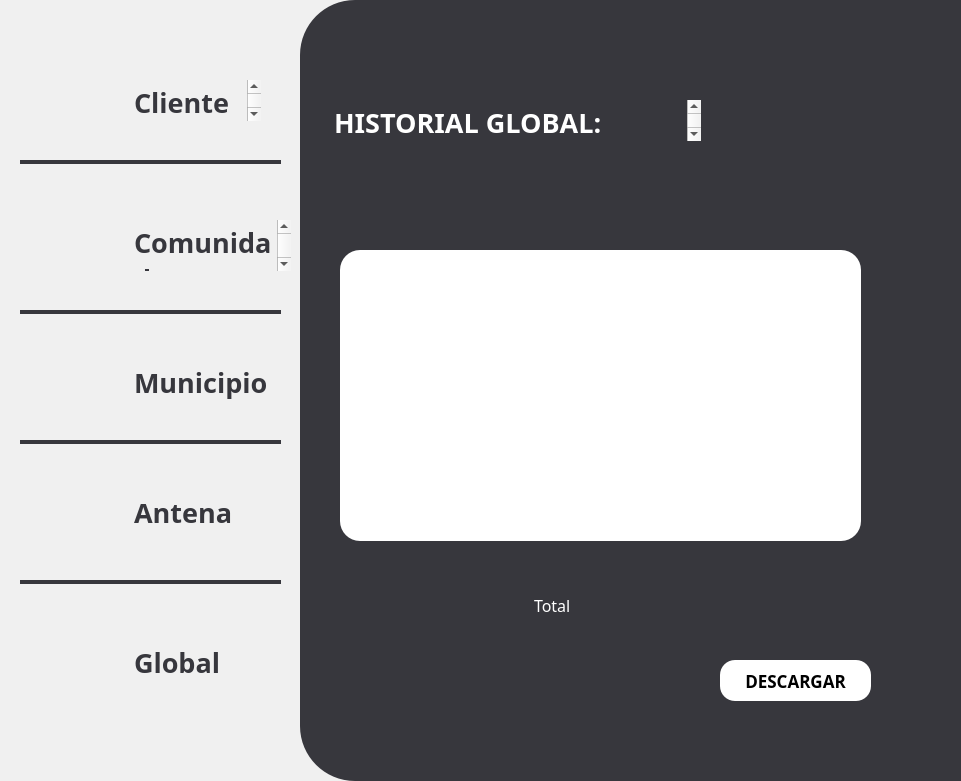
  <widget class="QFrame" name="frame_white">
   <property name="geometry">
    <rect>
     <x>340</x>
     <y>0</y>
     <width>961</width>
     <height>781</height>
    </rect>
   </property>
   <property name="styleSheet">
    <string notr="true">QFrame {
    border: none;       /* Color y grosor del borde */
    border-radius: 55px;          /* Radio de las esquinas */
    background-color: #f0f0f0;    /* Color de fondo */
    margin: 0px;                  /* Margen externo a 0 */
    padding: 0px;                 /* Espaciado interno a 0 */
}

</string>
   </property>
   <property name="frameShape">
    <enum>QFrame::StyledPanel</enum>
   </property>
   <property name="frameShadow">
    <enum>QFrame::Raised</enum>
   </property>
   <widget class="QFrame" name="frame_white_grey">
    <property name="geometry">
     <rect>
      <x>300</x>
      <y>0</y>
      <width>961</width>
      <height>781</height>
     </rect>
    </property>
    <property name="styleSheet">
     <string notr="true">QFrame {
    border: none;       /* Color y grosor del borde */
    border-radius: 55px;          /* Radio de las esquinas */
    background-color: #37373d;    /* Color de fondo */
    margin: 0px;                  /* Margen externo a 0 */
    padding: 0px;                 /* Espaciado interno a 0 */
}

</string>
    </property>
    <property name="frameShape">
     <enum>QFrame::StyledPanel</enum>
    </property>
    <property name="frameShadow">
     <enum>QFrame::Raised</enum>
    </property>
    <widget class="QTextBrowser" name="InfoPago">
     <property name="geometry">
      <rect>
       <x>30</x>
       <y>100</y>
       <width>371</width>
       <height>41</height>
      </rect>
     </property>
     <property name="sizePolicy">
      <sizepolicy hsizetype="Expanding" vsizetype="Expanding">
       <horstretch>0</horstretch>
       <verstretch>0</verstretch>
      </sizepolicy>
     </property>
     <property name="font">
      <font>
       <family>Montserrat</family>
      </font>
     </property>
     <property name="toolTipDuration">
      <number>-1</number>
     </property>
     <property name="autoFillBackground">
      <bool>false</bool>
     </property>
     <property name="styleSheet">
      <string notr="true">QTextBrowser {
    background: transparent;  /* Quitar el fondo */
	color:#FFFFFF;
    border: none;             /* Quitar el borde */
	margin: 0;                /* Eliminar márgenes */
}</string>
     </property>
     <property name="html">
      <string>&lt;!DOCTYPE HTML PUBLIC &quot;-//W3C//DTD HTML 4.0//EN&quot; &quot;http://www.w3.org/TR/REC-html40/strict.dtd&quot;&gt;
&lt;html&gt;&lt;head&gt;&lt;meta name=&quot;qrichtext&quot; content=&quot;1&quot; /&gt;&lt;style type=&quot;text/css&quot;&gt;
p, li { white-space: pre-wrap; }
&lt;/style&gt;&lt;/head&gt;&lt;body style=&quot; font-family:'Montserrat'; font-size:8.25pt; font-weight:400; font-style:normal;&quot;&gt;
&lt;p style=&quot; margin-top:0px; margin-bottom:0px; margin-left:0px; margin-right:0px; -qt-block-indent:0; text-indent:0px;&quot;&gt;&lt;span style=&quot; font-family:'MS Shell Dlg 2'; font-size:20pt; font-weight:600;&quot;&gt;HISTORIAL GLOBAL:&lt;/span&gt;&lt;/p&gt;&lt;/body&gt;&lt;/html&gt;</string>
     </property>
    </widget>
    <widget class="QTextBrowser" name="MontoText">
     <property name="geometry">
      <rect>
       <x>230</x>
       <y>590</y>
       <width>81</width>
       <height>41</height>
      </rect>
     </property>
     <property name="sizePolicy">
      <sizepolicy hsizetype="Expanding" vsizetype="Expanding">
       <horstretch>0</horstretch>
       <verstretch>0</verstretch>
      </sizepolicy>
     </property>
     <property name="font">
      <font>
       <family>Montserrat</family>
       <pointsize>5</pointsize>
      </font>
     </property>
     <property name="toolTipDuration">
      <number>-1</number>
     </property>
     <property name="autoFillBackground">
      <bool>false</bool>
     </property>
     <property name="styleSheet">
      <string notr="true">QTextBrowser {
    background: transparent;  /* Quitar el fondo */
	color:#FFFFFF;
    border: none;             /* Quitar el borde */
	margin: 0;                /* Eliminar márgenes */
}</string>
     </property>
     <property name="html">
      <string>&lt;!DOCTYPE HTML PUBLIC &quot;-//W3C//DTD HTML 4.0//EN&quot; &quot;http://www.w3.org/TR/REC-html40/strict.dtd&quot;&gt;
&lt;html&gt;&lt;head&gt;&lt;meta name=&quot;qrichtext&quot; content=&quot;1&quot; /&gt;&lt;style type=&quot;text/css&quot;&gt;
p, li { white-space: pre-wrap; }
&lt;/style&gt;&lt;/head&gt;&lt;body style=&quot; font-family:'Montserrat'; font-size:5pt; font-weight:400; font-style:normal;&quot;&gt;
&lt;p style=&quot; margin-top:0px; margin-bottom:0px; margin-left:0px; margin-right:0px; -qt-block-indent:0; text-indent:0px;&quot;&gt;&lt;span style=&quot; font-size:12pt;&quot;&gt;Total&lt;/span&gt;&lt;/p&gt;&lt;/body&gt;&lt;/html&gt;</string>
     </property>
    </widget>
    <widget class="QTextBrowser" name="Adeudo">
     <property name="geometry">
      <rect>
       <x>50</x>
       <y>570</y>
       <width>181</width>
       <height>41</height>
      </rect>
     </property>
     <property name="sizePolicy">
      <sizepolicy hsizetype="Expanding" vsizetype="Expanding">
       <horstretch>0</horstretch>
       <verstretch>0</verstretch>
      </sizepolicy>
     </property>
     <property name="font">
      <font>
       <family>Montserrat</family>
       <pointsize>5</pointsize>
      </font>
     </property>
     <property name="toolTipDuration">
      <number>-1</number>
     </property>
     <property name="autoFillBackground">
      <bool>false</bool>
     </property>
     <property name="styleSheet">
      <string notr="true">QTextBrowser {
    background: transparent;  /* Quitar el fondo */
	color:#FFFFFF;
    border: none;             /* Quitar el borde */
	margin: 0;                /* Eliminar márgenes */
}</string>
     </property>
     <property name="html">
      <string>&lt;!DOCTYPE HTML PUBLIC &quot;-//W3C//DTD HTML 4.0//EN&quot; &quot;http://www.w3.org/TR/REC-html40/strict.dtd&quot;&gt;
&lt;html&gt;&lt;head&gt;&lt;meta name=&quot;qrichtext&quot; content=&quot;1&quot; /&gt;&lt;style type=&quot;text/css&quot;&gt;
p, li { white-space: pre-wrap; }
&lt;/style&gt;&lt;/head&gt;&lt;body style=&quot; font-family:'Montserrat'; font-size:5pt; font-weight:400; font-style:normal;&quot;&gt;
&lt;p style=&quot;-qt-paragraph-type:empty; margin-top:0px; margin-bottom:0px; margin-left:0px; margin-right:0px; -qt-block-indent:0; text-indent:0px;&quot;&gt;&lt;br /&gt;&lt;/p&gt;&lt;/body&gt;&lt;/html&gt;</string>
     </property>
    </widget>
    <widget class="QPushButton" name="GuardarButton">
     <property name="geometry">
      <rect>
       <x>420</x>
       <y>660</y>
       <width>151</width>
       <height>41</height>
      </rect>
     </property>
     <property name="font">
      <font>
       <family>Montserrat</family>
       <pointsize>13</pointsize>
       <weight>75</weight>
       <bold>true</bold>
      </font>
     </property>
     <property name="styleSheet">
      <string notr="true">QPushButton{
		background: #FFFFFF; 
		 border-radius: 15px; 
}</string>
     </property>
     <property name="text">
      <string>DESCARGAR</string>
     </property>
    </widget>
    <widget class="QTableView" name="tableView">
     <property name="geometry">
      <rect>
       <x>40</x>
       <y>250</y>
       <width>521</width>
       <height>291</height>
      </rect>
     </property>
     <property name="styleSheet">
      <string notr="true">QTableView{
	background: #FFFFFF;
	border-radius: 20px; 
	color: #37373d;
}</string>
     </property>
    </widget>
   </widget>
   <widget class="QLabel" name="cliente">
    <property name="geometry">
     <rect>
      <x>30</x>
      <y>60</y>
      <width>81</width>
      <height>81</height>
     </rect>
    </property>
    <property name="text">
     <string/>
    </property>
    <property name="pixmap">
     <pixmap>../assets/Profile.png</pixmap>
    </property>
    <property name="scaledContents">
     <bool>true</bool>
    </property>
   </widget>
   <widget class="QLabel" name="comunidad">
    <property name="geometry">
     <rect>
      <x>20</x>
      <y>210</y>
      <width>91</width>
      <height>61</height>
     </rect>
    </property>
    <property name="text">
     <string/>
    </property>
    <property name="pixmap">
     <pixmap>../assets/Comunidad.png</pixmap>
    </property>
    <property name="scaledContents">
     <bool>true</bool>
    </property>
   </widget>
   <widget class="QTextBrowser" name="ClienteText">
    <property name="geometry">
     <rect>
      <x>130</x>
      <y>80</y>
      <width>131</width>
      <height>41</height>
     </rect>
    </property>
    <property name="sizePolicy">
     <sizepolicy hsizetype="Expanding" vsizetype="Expanding">
      <horstretch>0</horstretch>
      <verstretch>0</verstretch>
     </sizepolicy>
    </property>
    <property name="font">
     <font>
      <family>Montserrat</family>
     </font>
    </property>
    <property name="toolTipDuration">
     <number>-1</number>
    </property>
    <property name="autoFillBackground">
     <bool>false</bool>
    </property>
    <property name="styleSheet">
     <string notr="true">QTextBrowser {
    background: transparent;  /* Quitar el fondo */
	color:#37373d;
    border: none;             /* Quitar el borde */
	margin: 0;                /* Eliminar márgenes */
}</string>
    </property>
    <property name="html">
     <string>&lt;!DOCTYPE HTML PUBLIC &quot;-//W3C//DTD HTML 4.0//EN&quot; &quot;http://www.w3.org/TR/REC-html40/strict.dtd&quot;&gt;
&lt;html&gt;&lt;head&gt;&lt;meta name=&quot;qrichtext&quot; content=&quot;1&quot; /&gt;&lt;style type=&quot;text/css&quot;&gt;
p, li { white-space: pre-wrap; }
&lt;/style&gt;&lt;/head&gt;&lt;body style=&quot; font-family:'Montserrat'; font-size:8.25pt; font-weight:400; font-style:normal;&quot;&gt;
&lt;p style=&quot; margin-top:0px; margin-bottom:0px; margin-left:0px; margin-right:0px; -qt-block-indent:0; text-indent:0px;&quot;&gt;&lt;span style=&quot; font-family:'MS Shell Dlg 2'; font-size:20pt; font-weight:600;&quot;&gt;Cliente&lt;/span&gt;&lt;/p&gt;&lt;/body&gt;&lt;/html&gt;</string>
    </property>
   </widget>
   <widget class="QTextBrowser" name="ComunidadText">
    <property name="geometry">
     <rect>
      <x>130</x>
      <y>220</y>
      <width>161</width>
      <height>51</height>
     </rect>
    </property>
    <property name="sizePolicy">
     <sizepolicy hsizetype="Expanding" vsizetype="Expanding">
      <horstretch>0</horstretch>
      <verstretch>0</verstretch>
     </sizepolicy>
    </property>
    <property name="font">
     <font>
      <family>Montserrat</family>
     </font>
    </property>
    <property name="toolTipDuration">
     <number>-1</number>
    </property>
    <property name="autoFillBackground">
     <bool>false</bool>
    </property>
    <property name="styleSheet">
     <string notr="true">QTextBrowser {
    background: transparent;  /* Quitar el fondo */
	color:#37373d;
    border: none;             /* Quitar el borde */
	margin: 0;                /* Eliminar márgenes */
}</string>
    </property>
    <property name="html">
     <string>&lt;!DOCTYPE HTML PUBLIC &quot;-//W3C//DTD HTML 4.0//EN&quot; &quot;http://www.w3.org/TR/REC-html40/strict.dtd&quot;&gt;
&lt;html&gt;&lt;head&gt;&lt;meta name=&quot;qrichtext&quot; content=&quot;1&quot; /&gt;&lt;style type=&quot;text/css&quot;&gt;
p, li { white-space: pre-wrap; }
&lt;/style&gt;&lt;/head&gt;&lt;body style=&quot; font-family:'Montserrat'; font-size:8.25pt; font-weight:400; font-style:normal;&quot;&gt;
&lt;p style=&quot; margin-top:0px; margin-bottom:0px; margin-left:0px; margin-right:0px; -qt-block-indent:0; text-indent:0px;&quot;&gt;&lt;span style=&quot; font-family:'MS Shell Dlg 2'; font-size:20pt; font-weight:600;&quot;&gt;Comunidad&lt;/span&gt;&lt;/p&gt;&lt;/body&gt;&lt;/html&gt;</string>
    </property>
   </widget>
   <widget class="QFrame" name="frame_10">
    <property name="geometry">
     <rect>
      <x>20</x>
      <y>160</y>
      <width>261</width>
      <height>4</height>
     </rect>
    </property>
    <property name="styleSheet">
     <string notr="true">QFrame {
    border: none;       /* Color y grosor del borde */
    background-color: #37373d;    /* Color de fondo */
}

</string>
    </property>
    <property name="frameShape">
     <enum>QFrame::StyledPanel</enum>
    </property>
    <property name="frameShadow">
     <enum>QFrame::Raised</enum>
    </property>
   </widget>
   <widget class="QFrame" name="frame_11">
    <property name="geometry">
     <rect>
      <x>20</x>
      <y>310</y>
      <width>261</width>
      <height>4</height>
     </rect>
    </property>
    <property name="styleSheet">
     <string notr="true">QFrame {
    border: none;       /* Color y grosor del borde */
    background-color: #37373d;    /* Color de fondo */
}

</string>
    </property>
    <property name="frameShape">
     <enum>QFrame::StyledPanel</enum>
    </property>
    <property name="frameShadow">
     <enum>QFrame::Raised</enum>
    </property>
   </widget>
   <widget class="QLabel" name="municipio">
    <property name="geometry">
     <rect>
      <x>40</x>
      <y>340</y>
      <width>71</width>
      <height>81</height>
     </rect>
    </property>
    <property name="text">
     <string/>
    </property>
    <property name="pixmap">
     <pixmap>../assets/Municipio.png</pixmap>
    </property>
    <property name="scaledContents">
     <bool>true</bool>
    </property>
   </widget>
   <widget class="QFrame" name="frame_12">
    <property name="geometry">
     <rect>
      <x>20</x>
      <y>440</y>
      <width>261</width>
      <height>4</height>
     </rect>
    </property>
    <property name="styleSheet">
     <string notr="true">QFrame {
    border: none;       /* Color y grosor del borde */
    background-color: #37373d;    /* Color de fondo */
}

</string>
    </property>
    <property name="frameShape">
     <enum>QFrame::StyledPanel</enum>
    </property>
    <property name="frameShadow">
     <enum>QFrame::Raised</enum>
    </property>
   </widget>
   <widget class="QTextBrowser" name="MunicipioText">
    <property name="geometry">
     <rect>
      <x>130</x>
      <y>360</y>
      <width>161</width>
      <height>51</height>
     </rect>
    </property>
    <property name="sizePolicy">
     <sizepolicy hsizetype="Expanding" vsizetype="Expanding">
      <horstretch>0</horstretch>
      <verstretch>0</verstretch>
     </sizepolicy>
    </property>
    <property name="font">
     <font>
      <family>Montserrat</family>
     </font>
    </property>
    <property name="toolTipDuration">
     <number>-1</number>
    </property>
    <property name="autoFillBackground">
     <bool>false</bool>
    </property>
    <property name="styleSheet">
     <string notr="true">QTextBrowser {
    background: transparent;  /* Quitar el fondo */
	color:#37373d;
    border: none;             /* Quitar el borde */
	margin: 0;                /* Eliminar márgenes */
}</string>
    </property>
    <property name="html">
     <string>&lt;!DOCTYPE HTML PUBLIC &quot;-//W3C//DTD HTML 4.0//EN&quot; &quot;http://www.w3.org/TR/REC-html40/strict.dtd&quot;&gt;
&lt;html&gt;&lt;head&gt;&lt;meta name=&quot;qrichtext&quot; content=&quot;1&quot; /&gt;&lt;style type=&quot;text/css&quot;&gt;
p, li { white-space: pre-wrap; }
&lt;/style&gt;&lt;/head&gt;&lt;body style=&quot; font-family:'Montserrat'; font-size:8.25pt; font-weight:400; font-style:normal;&quot;&gt;
&lt;p style=&quot; margin-top:0px; margin-bottom:0px; margin-left:0px; margin-right:0px; -qt-block-indent:0; text-indent:0px;&quot;&gt;&lt;span style=&quot; font-family:'MS Shell Dlg 2'; font-size:20pt; font-weight:600;&quot;&gt;Municipio&lt;/span&gt;&lt;/p&gt;&lt;/body&gt;&lt;/html&gt;</string>
    </property>
   </widget>
   <widget class="QTextBrowser" name="AntenaText">
    <property name="geometry">
     <rect>
      <x>130</x>
      <y>490</y>
      <width>161</width>
      <height>51</height>
     </rect>
    </property>
    <property name="sizePolicy">
     <sizepolicy hsizetype="Expanding" vsizetype="Expanding">
      <horstretch>0</horstretch>
      <verstretch>0</verstretch>
     </sizepolicy>
    </property>
    <property name="font">
     <font>
      <family>Montserrat</family>
     </font>
    </property>
    <property name="toolTipDuration">
     <number>-1</number>
    </property>
    <property name="autoFillBackground">
     <bool>false</bool>
    </property>
    <property name="styleSheet">
     <string notr="true">QTextBrowser {
    background: transparent;  /* Quitar el fondo */
	color:#37373d;
    border: none;             /* Quitar el borde */
	margin: 0;                /* Eliminar márgenes */
}</string>
    </property>
    <property name="html">
     <string>&lt;!DOCTYPE HTML PUBLIC &quot;-//W3C//DTD HTML 4.0//EN&quot; &quot;http://www.w3.org/TR/REC-html40/strict.dtd&quot;&gt;
&lt;html&gt;&lt;head&gt;&lt;meta name=&quot;qrichtext&quot; content=&quot;1&quot; /&gt;&lt;style type=&quot;text/css&quot;&gt;
p, li { white-space: pre-wrap; }
&lt;/style&gt;&lt;/head&gt;&lt;body style=&quot; font-family:'Montserrat'; font-size:8.25pt; font-weight:400; font-style:normal;&quot;&gt;
&lt;p style=&quot; margin-top:0px; margin-bottom:0px; margin-left:0px; margin-right:0px; -qt-block-indent:0; text-indent:0px;&quot;&gt;&lt;span style=&quot; font-family:'MS Shell Dlg 2'; font-size:20pt; font-weight:600;&quot;&gt;Antena&lt;/span&gt;&lt;/p&gt;&lt;/body&gt;&lt;/html&gt;</string>
    </property>
   </widget>
   <widget class="QLabel" name="antena">
    <property name="geometry">
     <rect>
      <x>30</x>
      <y>470</y>
      <width>81</width>
      <height>81</height>
     </rect>
    </property>
    <property name="text">
     <string/>
    </property>
    <property name="pixmap">
     <pixmap>../assets/Antena.png</pixmap>
    </property>
    <property name="scaledContents">
     <bool>true</bool>
    </property>
   </widget>
   <widget class="QFrame" name="frame_13">
    <property name="geometry">
     <rect>
      <x>20</x>
      <y>580</y>
      <width>261</width>
      <height>4</height>
     </rect>
    </property>
    <property name="styleSheet">
     <string notr="true">QFrame {
    border: none;       /* Color y grosor del borde */
    background-color: #37373d;    /* Color de fondo */
}

</string>
    </property>
    <property name="frameShape">
     <enum>QFrame::StyledPanel</enum>
    </property>
    <property name="frameShadow">
     <enum>QFrame::Raised</enum>
    </property>
   </widget>
   <widget class="QLabel" name="globalimg">
    <property name="geometry">
     <rect>
      <x>30</x>
      <y>620</y>
      <width>81</width>
      <height>81</height>
     </rect>
    </property>
    <property name="text">
     <string/>
    </property>
    <property name="pixmap">
     <pixmap>../assets/Global.png</pixmap>
    </property>
    <property name="scaledContents">
     <bool>true</bool>
    </property>
   </widget>
   <widget class="QTextBrowser" name="globaltext">
    <property name="geometry">
     <rect>
      <x>130</x>
      <y>640</y>
      <width>161</width>
      <height>51</height>
     </rect>
    </property>
    <property name="sizePolicy">
     <sizepolicy hsizetype="Expanding" vsizetype="Expanding">
      <horstretch>0</horstretch>
      <verstretch>0</verstretch>
     </sizepolicy>
    </property>
    <property name="font">
     <font>
      <family>Montserrat</family>
     </font>
    </property>
    <property name="toolTipDuration">
     <number>-1</number>
    </property>
    <property name="autoFillBackground">
     <bool>false</bool>
    </property>
    <property name="styleSheet">
     <string notr="true">QTextBrowser {
    background: transparent;  /* Quitar el fondo */
	color:#37373d;
    border: none;             /* Quitar el borde */
	margin: 0;                /* Eliminar márgenes */
}</string>
    </property>
    <property name="html">
     <string>&lt;!DOCTYPE HTML PUBLIC &quot;-//W3C//DTD HTML 4.0//EN&quot; &quot;http://www.w3.org/TR/REC-html40/strict.dtd&quot;&gt;
&lt;html&gt;&lt;head&gt;&lt;meta name=&quot;qrichtext&quot; content=&quot;1&quot; /&gt;&lt;style type=&quot;text/css&quot;&gt;
p, li { white-space: pre-wrap; }
&lt;/style&gt;&lt;/head&gt;&lt;body style=&quot; font-family:'Montserrat'; font-size:8.25pt; font-weight:400; font-style:normal;&quot;&gt;
&lt;p style=&quot; margin-top:0px; margin-bottom:0px; margin-left:0px; margin-right:0px; -qt-block-indent:0; text-indent:0px;&quot;&gt;&lt;span style=&quot; font-family:'MS Shell Dlg 2'; font-size:20pt; font-weight:600;&quot;&gt;Global&lt;/span&gt;&lt;/p&gt;&lt;/body&gt;&lt;/html&gt;</string>
    </property>
   </widget>
  </widget>
